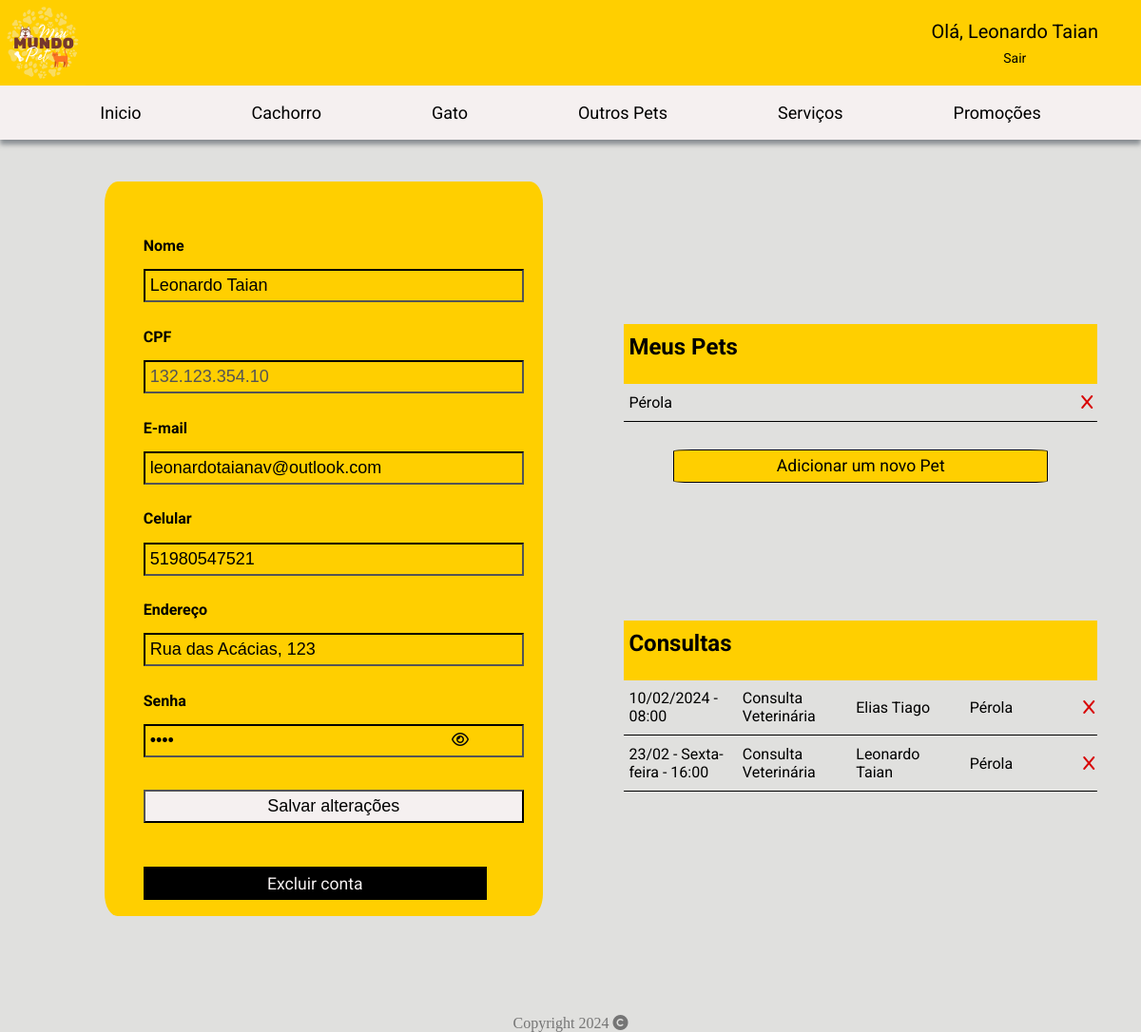
/perfil (signed in), run on the app's committed database.
### tables this page shows
CREATE TABLE "humano" (
	"id_humano"	INTEGER UNIQUE,
	"nome_humano"	TEXT,
	"cpf_humano"	NUMERIC,
	"email_humano"	TEXT,
	"contato_humano"	NUMERIC,
	"endereco_humano"	TEXT,
	"senha"	TEXT,
	PRIMARY KEY("id_humano" AUTOINCREMENT)
);

CREATE TABLE "clientes" (
	"id_cliente"	INTEGER UNIQUE,
	"nome_cliente"	TEXT,
	"id_animal"	INTEGER,
	"id_humano"	INTEGER,
	FOREIGN KEY("id_humano") REFERENCES "humano"("id_humano"),
	PRIMARY KEY("id_cliente" AUTOINCREMENT),
	FOREIGN KEY("id_animal") REFERENCES "animal"("id_animal")
);

CREATE TABLE "agendamento" (
	"id_agendamento"	INTEGER UNIQUE,
	"data_agendamento"	TEXT,
	"hora_agendamento"	TEXT,
	"id_profissional"	INTEGER,
	"id_cliente"	INTEGER,
	"id_servico"	INTEGER,
	PRIMARY KEY("id_agendamento" AUTOINCREMENT),
	FOREIGN KEY("id_servico") REFERENCES "servicos"("id_servico"),
	FOREIGN KEY("id_cliente") REFERENCES "clientes"("id_cliente"),
	FOREIGN KEY("id_profissional") REFERENCES "profissional"("id_profissional")
);

CREATE TABLE "servicos" (
	"id_servico"	INTEGER UNIQUE,
	"tipo_servico"	TEXT,
	"valor_servico"	REAL,
	"id_animal"	INTEGER,
	FOREIGN KEY("id_animal") REFERENCES "animal"("id_animal"),
	PRIMARY KEY("id_servico" AUTOINCREMENT)
);

CREATE TABLE "profissional" (
	"id_profissional"	INTEGER UNIQUE,
	"nome_profissional"	TEXT,
	"id_animal"	INTEGER,
	"contato_profissional"	NUMERIC,
	"crmv_profissional"	NUMERIC,
	FOREIGN KEY("id_animal") REFERENCES "animal"("id_animal"),
	PRIMARY KEY("id_profissional" AUTOINCREMENT)
);

### default.py (the view)
@app.route("/perfil", methods = ["GET", "POST"])
def perfil():
    if request.method == "POST":
        nome = request.form["nome"]
        email = request.form["email"]
        celular = request.form["celular"]
        endereco = request.form["endereco"]
        senha = request.form["senha"]
        rep.alterar_dados(nome, email, celular, endereco, senha, current_user.id)
        info = rep.verificacao(current_user.id)
        pets = rep.info_clientes(current_user.id)
        todasConsultas = []
        for pet in pets:
            consultas = rep.info_consulta(pet[0])
            for consulta in consultas:
                profissional = rep.profissional_consulta(consulta[3])
                servico = rep.servico(consulta[5])
                infoConsulta = (consulta[0], pet[1], profissional[0][1], servico[0][1], consulta[1], consulta[2])
                todasConsultas.append(infoConsulta)
        flash("Dados atualizados com sucesso.")
        return redirect(url_for('perfil', pets = pets, consultas = todasConsultas))
    else:
        infos = rep.verificacao(current_user.id)
        pets = rep.info_clientes(current_user.id)
        todasConsultas = []
        for pet in pets:
            consultas = rep.info_consulta(pet[0])
            for consulta in consultas:
                profissional = rep.profissional_consulta(consulta[3])
                servico = rep.servico(consulta[5])
                infoConsulta = (consulta[0], pet[1], profissional[0][1], servico[0][1], consulta[1], consulta[2])
                todasConsultas.append(infoConsulta)
        return render_template ('perfil.html', pets = pets, consultas = todasConsultas)

### rep.py (called while the page is built)
def profissional_consulta(id_profissional:int):
    try:
        conn = sqlite3.connect('petshop.db')
        cursor = conn.cursor()
        sql_select = f'SELECT * FROM profissional WHERE id_profissional = {id_profissional}'
        cursor.execute(sql_select)
        profissional = cursor.fetchall()
        conn.close
        return profissional
    except:
        return False

def verificacao(id):
    try:
        conn = sqlite3.connect('petshop.db')
        cursor = conn.cursor()
        sql_select = f'SELECT * FROM humano WHERE id_humano = "{id}"'
        cursor.execute(sql_select)
        cliente = cursor.fetchall()
        conn.close()
        return cliente
    except:
        False

def info_clientes(id_humano):
    try:
        conn = sqlite3.connect('petshop.db')
        cursor = conn.cursor()
        sql_select = f'SELECT * FROM clientes WHERE id_humano = "{id_humano}"'
        cursor.execute(sql_select)
        clientes = cursor.fetchall()
        conn.close()
        return clientes
    except:
        False

def info_consulta(id_cliente):
    try:
        conn = sqlite3.connect('petshop.db')
        cursor = conn.cursor()
        sql_select = f'SELECT * FROM agendamento WHERE id_cliente = "{id_cliente}"'
        cursor.execute(sql_select)
        consulta = cursor.fetchall()
        conn.close()
        return consulta
    except:
        False

def servico(id_servico):
    try:
        conn = sqlite3.connect('petshop.db')
        cursor = conn.cursor()
        sql_select = f'SELECT * FROM servicos WHERE id_servico = "{id_servico}"'
        cursor.execute(sql_select)
        servico = cursor.fetchall()
        conn.close()
        return servico
    except:
        False

### user.py (called while the page is built)
@lm.user_loader
def load_user(id):
    cliente = rep.verificacao(id)
    user = User(cliente[0][0], cliente[0][1], cliente[0][2], cliente[0][3], cliente[0][4], cliente[0][5], cliente[0][6])
    return user

### templates/perfil.html (shortened to what this page needs)
<!DOCTYPE html>
<html>
    <head>
        <link rel="stylesheet" href="../static/style/perfil.css">
        <link href="https://cdnjs.cloudflare.com/ajax/libs/font-awesome/6.5.1/css/all.min.css" rel="stylesheet">
    </head>
    <body>
        <header>
            <div class="container">
                <div class="div-container">
                    <img class="img-logo" src="../static/image/logo.png" alt="Logo tipo do petshop">
                </div>
                <div class="div-container">
                </div>
                <div class="div-container login">
                    <div class="user">
                        <a href="/perfil"> Olá, {{current_user.nome_humano}}</a>
                        <a id="logout" href="/logout">Sair</a>
                    </div>
                </div>
            </div>
            <nav>
                <ul class="menu">
                    <li><a class="inicio" href="/"><img class="img-menu" src="{{ url_for('static', filename='image/inicio.png')}}" alt="imagem menu">Inicio</a></li>
                    <li><a class="cachorro" href="#"><img class="img-menu" src="{{ url_for('static', filename='image/cachorro.png')}}" alt="imagem cachorro">Cachorro</a>
                    </li>
                    <li><a class="gato" href="#"><img class="img-menu" src="{{ url_for('static', filename='image/gato.png')}}" alt="imagem gato">Gato</a>
                    </li>
                    <li><a class="passaro" href="#"><img class="img-menu" src="{{ url_for('static', filename='image/passaro.png')}}" alt="imagem pássaro">Outros Pets</a>
                    </li>
                    <li><a class="servico" href="/servicos"><img class="img-menu" src="{{ url_for('static', filename='image/servico.png')}}" alt="imagem coração">Serviços</a></li>
                    <li><a class="promocao" href="/promocao"><img class="img-menu" src="{{ url_for('static', filename='image/promocao.png')}}" alt="imagem desconto">Promoções</a></li>
                </ul>
            </nav>
        </header>
        <section class="conteudo">
            <div class="info-esquerda">
                <div class="box-login">
                    <form method="post">
                        <label for="nome">Nome</label>
                        <input type="text" id="nome" name="nome" value="{{current_user.nome_humano}}" placeholder="Digite seu nome completo">
                        <label for="cpf">CPF</label>
                        <input type="text" id="cpf" name="cpf" value="{{current_user.cpf_humano}}" disabled>
                        <label for="email">E-mail</label>
                        <input type="text" id="email" name="email" value="{{current_user.email_humano}}" placeholder="Digite seu email">
                        <label for="celular">Celular</label>
                        <input type="tel" id="celular" name="celular" value="{{current_user.contato_humano}}" placeholder="DDD + Celular">
                        <label for="endereco">Endereço</label>
                        <input type="text" id="endereco" name="endereco" value="{{current_user.endereco_humano}}" placeholder="Digite seu endereço">
                        <label for="senha">Senha</label>
                        <div class="password">
                            <input type="password" id="senha" name="senha" value="{{current_user.senha}}" placeholder="Digite uma senha">
                            <i class="fa-regular fa-eye" style="color: #0a0a0a;" id="btn-senha" onclick="mostarSenha()"></i>
                        </div>
                        <input type="submit" class="save" nome="salvar" value="Salvar alterações">
                        <a href="/delete/conta/{{current_user.id}}" class="excluir-conta">Excluir conta</a>
                    </form>
                </div>
            </div>
            <div class="info-direita">
                <div class="box-info-direita">
                    <div class="meus-pets">
                        <table>
                            <tr>
                                <th>Meus Pets</th>
                                <th>&nbsp;</th>
                            </tr>
                            {% if pets != [] %}
                            {% for pet_id, nome_cliente, id_animal, id_humano in pets %}
                            <tr>
                                <td>{{nome_cliente}}</td>
                                <td class="excluir-pet"><a href="/delete/pet/{{pet_id}}"><i class="fa-solid fa-x" style="color: #d80202;"></i></a></td>
                            </tr>
                            {% endfor %}
                            {% endif %}
                        </table>
                        <button class="add-left">Adicionar um novo Pet</button>
                    </div>
                    <div class="Consultas">
                        <table class="tabela-consulta">
                            <tr>
                                <th colspan="4">Consultas</th>
                                <th>&nbsp;</th>
                            </tr>
                            {% if consultas != [] %}
                            {% for id, nome, profissional, servico, data, hora in consultas%}
                            <tr class="linha-consulta">
                                <td>{{data}} - {{hora}}</td>
                                <td>{{servico}}</td>
                                <td>{{profissional}}</td>
                                <td>{{nome}}</td>
                                <td><a href="/delete/consulta/{{id}}"><i class="fa-solid fa-x" style="color: #d80202;"></i></a></td>
                            </tr>
                            {% endfor %}
                            {% endif %}
                        </table>
                    </div>
                </div>
            </div>
        </section>
        <footer class="rodape">
            <div class="copy">Copyright 2024 <i class="fa-solid fa-copyright" style="color: rgb(117, 117, 117);"></i></div>
        </footer>
    </body>
</html>

### static/style/perfil.css (style rules this page uses)
* { margin: 0; padding: 0; box-sizing: border-box; }
body { background-color: #e0e0de; display: flex; flex-direction: column; height: 100vh; }
.user { display: flex; flex-direction: column; justify-content: center; align-items: center; }
#logout { font-size: 14px; margin-top: 5%; }
section { padding: 2%; }
.conteudo { flex: 1 0 auto; display: flex; }
.rodape { flex-shrink: 0; }
header { background-color: #FFCF00; width: 100%; font-family: 'Roboto', sans-serif; }
.container { display: flex; justify-content: space-between; }
.container .div-container { width: 25%; display: flex; align-items: center; }
.img-logo { width: 30%; }
.login { justify-content: end; padding: 15px; margin-right: 30px; }
.login a { font-size: 20px; text-decoration: none; color: black; }
nav { background-color: #F5F0F0; margin: 0 auto; display: flex; justify-content: center; align-items: center; box-shadow: 0px 5px 5px #313b4580; }
.menu > li, .menu > a { display: inline-block; }
.menu li { position: relative; list-style-type: none; }
.menu a { text-decoration: none; color: black; display: block; padding: 18px 3.5rem; transition: background-color .22s ease, color .22s ease; display: flex; align-items: center; justify-content: space-between; font-size: 18px; }
.info-esquerda { width: 50%; display: flex; flex-direction: column; justify-content: center; align-items: end; }
.box-login { background-color: #FFCF00; width: 80%; height: 95%; border-radius: 3%; padding: 10% 7%; display: flex; flex-direction: column; justify-content:space-around; margin-right: 5%; }
label { font-family: 'Roboto', sans-serif; margin-bottom: 2%; font-weight: bold; }
input { background-color: transparent; border-color: black; font-size: 18px; padding: 5px; margin-top: 2%; margin-bottom: 7%; width: 25rem; }
button { width: 75%; border-radius: 5%; margin-top: 5%; font-size: 110%; cursor: pointer; border: none; }
.save { background-color: #F5F0F0; cursor: pointer; }
.password i { cursor: pointer; position: absolute; right: 10%; top: 23%; }
.password { position: relative; }
form { width: 100%; height: 100%; display: flex; flex-direction: column; justify-content: space-around; }
.info-direita { width: 50%; display: flex; flex-direction: column; justify-content: center; }
.box-info-direita { width: 95%; padding-left: 5%; padding-top: 3%; display: flex; flex-direction: column; align-items: center; margin-left: 3%; justify-content: center; }
.meus-pets { width: 100%; display: flex; flex-direction: column; justify-content: center; align-items: center; padding: 10%; margin: 3% 5%; font-family: 'Roboto', sans-serif; }
.Consultas { width: 100%; display: flex; flex-direction: column; justify-content: center; align-items: center; padding: 10%; margin: 3% 5%; font-family: 'Roboto', sans-serif; }
table { width: 120%; margin-bottom: 2%; border-collapse: collapse; }
th { padding: 2% 1% 5% 1%; text-align: left; border-collapse: collapse; font-size: 24px; background-color: #FFCF00; }
td { padding: 2% 1%; text-align: left; border-bottom: 1px solid black; border-collapse: collapse; width: 24%; }
.add-left { background-color: #FFCF00; cursor: pointer; padding: 4% 0%; text-decoration: none; width: 95%; height: 15%; margin-top: 5%; font-size: 110%; cursor: pointer; border: none; display: flex; align-items: center; justify-content: center; color: black; font-family: 'Roboto', sans-serif; border: 1px solid black; }
td i { cursor: pointer; }
.excluir-pet { text-align: right; }
.excluir-conta { padding: 2%; background-color: black; text-decoration: none; width: 95%; height: 15%; margin-top: 5%; font-size: 110%; cursor: pointer; border: none; display: flex; align-items: center; justify-content: center; color: #F5F0F0; font-family: 'Roboto', sans-serif; }
footer { margin-top: 5%; display: flex; align-items: center; justify-content: center; }
.copy { color: rgb(117, 117, 117); }

### data on the page
humano: nome_humano "Leonardo Taian", nome "Leonardo Taian", cpf "132.123.354.10", email "leonardotaianav@outlook.com", celular "51980547521", endereco "Rua das Acácias, 123"
clientes: nome_cliente "Pérola", consultas "Pérola" "Pérola"
agendamento: consultas "10/02/2024", consultas "08:00"
servicos: consultas "Consulta Veterinária" "Consulta Veterinária"
profissional: consultas "Elias Tiago"
agendamento: consultas "23/02 - Sexta-feira", consultas "16:00"
profissional: consultas "Leonardo Taian"
